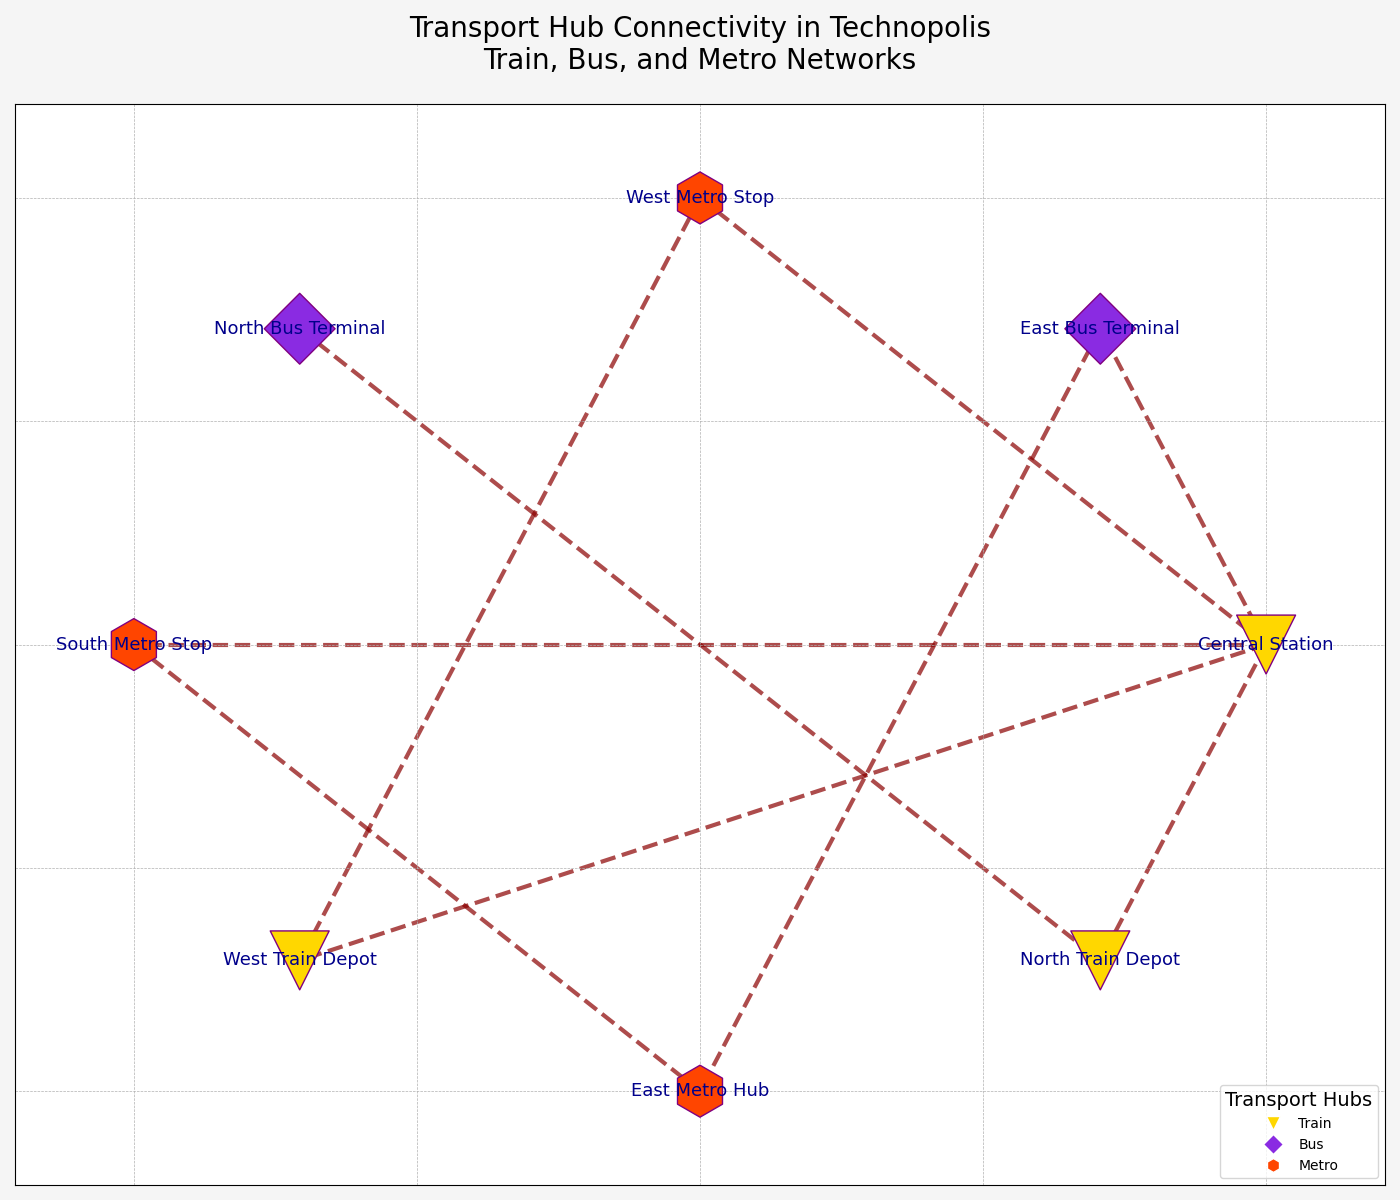

The script that drew this image:
import matplotlib.pyplot as plt
import networkx as nx

hubs = {
    'Central Station': 'train',
    'East Bus Terminal': 'bus',
    'West Metro Stop': 'metro',
    'North Bus Terminal': 'bus',
    'South Metro Stop': 'metro',
    'West Train Depot': 'train',
    'East Metro Hub': 'metro',
    'North Train Depot': 'train',
}

connections = [
    ('Central Station', 'East Bus Terminal'),
    ('Central Station', 'West Metro Stop'),
    ('East Bus Terminal', 'East Metro Hub'),
    ('West Metro Stop', 'West Train Depot'),
    ('North Bus Terminal', 'North Train Depot'),
    ('South Metro Stop', 'Central Station'),
    ('West Train Depot', 'Central Station'),
    ('East Metro Hub', 'South Metro Stop'),
    ('North Train Depot', 'Central Station'),
]

G = nx.Graph()
G.add_nodes_from(hubs)
G.add_edges_from(connections)

pos = nx.circular_layout(G)

colors = {'train': '#FFD700', 'bus': '#8A2BE2', 'metro': '#FF4500'}
node_colors = [colors[hubs[node]] for node in G.nodes()]
node_shapes = {'train': 'v', 'bus': 'D', 'metro': 'h'}
node_sizes = {'train': 1800, 'bus': 1300, 'metro': 1400}

node_shape_map = {node: node_shapes[hubs[node]] for node in G.nodes()}

fig, ax = plt.subplots(figsize=(14, 12))
fig.patch.set_facecolor('whitesmoke')

# Draw nodes with different shapes with varying borders
for shape in set(node_shapes.values()):
    nx.draw_networkx_nodes(
        G, pos, ax=ax,
        node_size=[node_sizes[hubs[node]] for node in G.nodes() if node_shape_map[node] == shape],
        node_color=[node_colors[idx] for idx, node in enumerate(G.nodes()) if node_shape_map[node] == shape],
        nodelist=[node for node in G.nodes() if node_shape_map[node] == shape],
        node_shape=shape,
        edgecolors='purple'
    )

nx.draw_networkx_edges(G, pos, width=3.0, alpha=0.7, edge_color='darkred', style='dashed')

nx.draw_networkx_labels(G, pos, font_size=13, font_weight='normal', font_color='darkblue')

ax.set_title(
    'Transport Hub Connectivity in Technopolis\nTrain, Bus, and Metro Networks',
    fontsize=20, fontweight='normal', ha='center', pad=25
)

ax.grid(visible=True, linestyle='--', linewidth=0.5)

train_patch = plt.Line2D([0], [0], marker='v', color='w', markersize=10, markerfacecolor=colors['train'], label='Train')
bus_patch = plt.Line2D([0], [0], marker='D', color='w', markersize=10, markerfacecolor=colors['bus'], label='Bus')
metro_patch = plt.Line2D([0], [0], marker='h', color='w', markersize=10, markerfacecolor=colors['metro'], label='Metro')
ax.legend(handles=[train_patch, bus_patch, metro_patch], loc='lower right', fontsize=10, title='Transport Hubs', title_fontsize=14)

plt.tight_layout()
plt.show()
